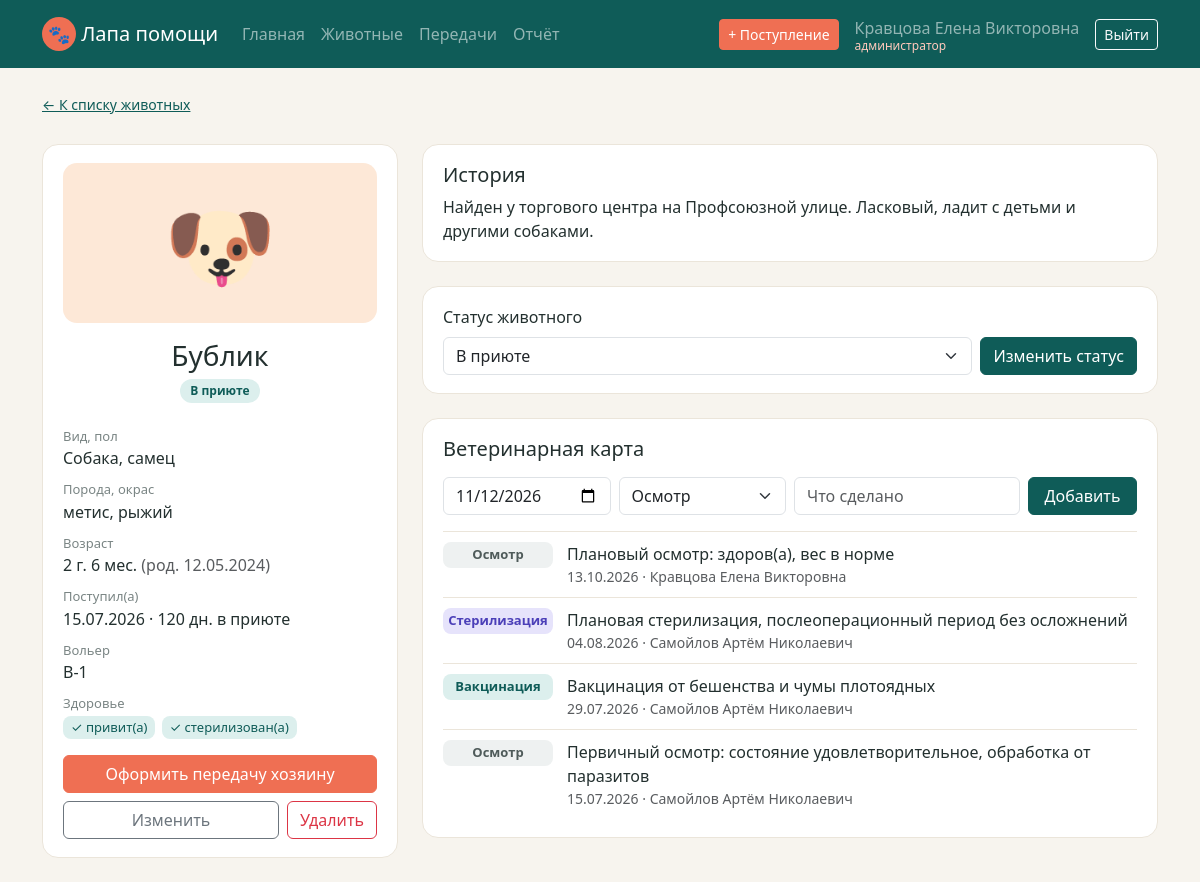
The page /site/animal_view.php?id=1 (signed in) on the database its author committed.
### tables this page shows
CREATE TABLE animals (
    id           INT AUTO_INCREMENT PRIMARY KEY,
    name         VARCHAR(50)  NOT NULL,
    species      ENUM('Собака', 'Кошка', 'Другое') NOT NULL,
    breed        VARCHAR(100) NOT NULL,
    sex          ENUM('Самец', 'Самка') NOT NULL,
    birth_date   DATE NOT NULL,
    color        VARCHAR(50)  NOT NULL,
    arrival_date DATE NOT NULL,
    cage         VARCHAR(10)  NOT NULL,
    status       ENUM('На карантине', 'В приюте', 'На лечении', 'Пристроен') NOT NULL DEFAULT 'На карантине',
    sterilized   TINYINT(1)   NOT NULL DEFAULT 0,
    description  TEXT
);

CREATE TABLE medical_records (
    id          INT AUTO_INCREMENT PRIMARY KEY,
    animal_id   INT NOT NULL,
    record_date DATE NOT NULL,
    type        ENUM('Осмотр', 'Вакцинация', 'Лечение', 'Стерилизация') NOT NULL,
    description VARCHAR(255) NOT NULL,
    vet_id      INT NOT NULL,
    FOREIGN KEY (animal_id) REFERENCES animals (id) ON DELETE CASCADE,
    FOREIGN KEY (vet_id) REFERENCES users (id)
);

CREATE TABLE users (
    id            INT AUTO_INCREMENT PRIMARY KEY,
    login         VARCHAR(50)  NOT NULL UNIQUE,
    password_hash VARCHAR(255) NOT NULL,
    fio           VARCHAR(100) NOT NULL,
    role          ENUM('admin', 'vet', 'volunteer') NOT NULL
);

### site/db.php (called while the page is built, shortened)
<?php
$species = ['Собака', 'Кошка', 'Другое'];
$statuses = [
    'В приюте'     => 'st-home',
    'На карантине' => 'st-quar',
    'На лечении'   => 'st-treat',
    'Пристроен'    => 'st-adopted',
];
$recordTypes = ['Осмотр', 'Вакцинация', 'Лечение', 'Стерилизация'];
function petIcon($kind)
{
    return ['Собака' => '🐶', 'Кошка' => '🐱'][$kind] ?? '🐾';
}
function age($birth)
{
    $diff = (new DateTime($birth))->diff(new DateTime('today'));
    return $diff->y . ' г.' . ($diff->m ? ' ' . $diff->m . ' мес.' : '');
}
function d($date)
{
    return $date ? date('d.m.Y', strtotime($date)) : '—';
}

### site/auth.php (called while the page is built, shortened)
<?php
function isAdmin()
{
    return $_SESSION['role'] === 'admin';
}
function canTreat()
{
    return in_array($_SESSION['role'], ['admin', 'vet']);
}

### site/animal_view.php (the view, shortened to what this page needs)
<?php
require 'auth.php';
require 'db.php';
$id = (int)($_GET['id'] ?? 0);
$stmt = $pdo->prepare('SELECT * FROM animals WHERE id = ?');
$stmt->execute([$id]);
$a = $stmt->fetch();
$record = ['record_date' => date('Y-m-d'), 'type' => 'Осмотр', 'description' => ''];
$stmt = $pdo->prepare('SELECT m.*, u.fio AS vet FROM medical_records m JOIN users u ON u.id = m.vet_id
                       WHERE m.animal_id = ? ORDER BY m.record_date DESC, m.id DESC');
$stmt->execute([$id]);
$records = $stmt->fetchAll();
$stmt = $pdo->prepare('SELECT ad.*, o.fio, o.phone, o.address, u.fio AS manager
                       FROM adoptions ad JOIN adopters o ON o.id = ad.adopter_id JOIN users u ON u.id = ad.user_id
                       WHERE ad.animal_id = ?');
$stmt->execute([$id]);
$adoption = $stmt->fetch();
$vaccinated = in_array('Вакцинация', array_column($records, 'type'));
$days = (new DateTime($a['arrival_date']))->diff(new DateTime($adoption['adoption_date'] ?? 'today'))->days;
require 'header.php';
?>
<a class="small" href="animals.php">← К списку животных</a>
<div class="row g-4 mt-1">
    <div class="col-lg-4">
        <div class="panel text-center">
            <div class="pet-photo big pet-<?= array_search($a['species'], $species) ?>"><?= petIcon($a['species']) ?></div>
            <h3 class="mt-3 mb-1"><?= htmlspecialchars($a['name']) ?></h3>
            <span class="badge-st <?= $statuses[$a['status']] ?>"><?= $a['status'] ?></span>
            <dl class="pet-info text-start mt-4">
                <dt>Вид, пол</dt><dd><?= $a['species'] ?>, <?= mb_strtolower($a['sex']) ?></dd>
                <dt>Порода, окрас</dt><dd><?= htmlspecialchars($a['breed']) ?>, <?= htmlspecialchars($a['color']) ?></dd>
                <dt>Возраст</dt><dd><?= age($a['birth_date']) ?> <span class="text-muted">(род. <?= d($a['birth_date']) ?>)</span></dd>
                <dt>Поступил(а)</dt><dd><?= d($a['arrival_date']) ?> · <?= $days ?> дн. в приюте</dd>
                <?php if ($a['status'] !== 'Пристроен'): ?><dt>Вольер</dt><dd><?= htmlspecialchars($a['cage']) ?></dd><?php endif; ?>
                <dt>Здоровье</dt>
                <dd>
                    <span class="tag <?= $vaccinated ? 'tag-yes' : 'tag-no' ?>"><?= $vaccinated ? '✓ привит(а)' : '✗ не привит(а)' ?></span>
                    <span class="tag <?= $a['sterilized'] ? 'tag-yes' : 'tag-no' ?>"><?= $a['sterilized'] ? '✓ стерилизован(а)' : '✗ не стерилизован(а)' ?></span>
                </dd>
            </dl>
            <?php if (isAdmin() && $a['status'] === 'В приюте'): ?>
                <a class="btn btn-accent w-100 mb-2" href="adoption_add.php?animal=<?= $id ?>">Оформить передачу хозяину</a>
            <?php endif; ?>
            <?php if (isAdmin() && $a['status'] !== 'Пристроен'): ?>
                <div class="d-flex gap-2">
                    <a class="btn btn-outline-secondary flex-grow-1" href="animal_edit.php?id=<?= $id ?>">Изменить</a>
                    <form method="post" action="animal_delete.php" onsubmit="return confirm('Удалить карточку и ветеринарную карту?')">
                        <button class="btn btn-outline-danger">Удалить</button>
                    </form>
                </div>
            <?php endif; ?>
        </div>
    </div>
    <div class="col-lg-8">
        <?php if ($a['description']): ?>
            <div class="panel mb-4"><h5>История</h5><p class="mb-0"><?= nl2br(htmlspecialchars($a['description'])) ?></p></div>
        <?php endif; ?>
        <?php if (canTreat() && $a['status'] !== 'Пристроен'): ?>
            <form class="panel mb-4 d-flex gap-2 align-items-end" method="post">
                <div class="flex-grow-1">
                    <label class="form-label" for="status">Статус животного</label>
                    <select class="form-select" id="status" name="status">
                        <?php foreach (['В приюте', 'На карантине', 'На лечении'] as $s): ?>
                            <option <?= $s === $a['status'] ? 'selected' : '' ?>><?= $s ?></option>
                        <?php endforeach; ?>
                    </select>
                </div>
                <button class="btn btn-teal" name="set_status">Изменить статус</button>
            </form>
        <?php endif; ?>
        <div class="panel">
            <h5 class="mb-3">Ветеринарная карта</h5>
            <?php if (canTreat() && $a['status'] !== 'Пристроен'): ?>
                <form class="row g-2 mb-3 record-form" method="post">
                    <div class="col-md-3">
                        <input class="form-control" type="date" name="record_date" value="<?= htmlspecialchars($record['record_date']) ?>" title="Дата">
                    </div>
                    <div class="col-md-3">
                        <select class="form-select" name="type" title="Вид записи">
                            <?php foreach ($recordTypes as $t): ?>
                                <option <?= $t === $record['type'] ? 'selected' : '' ?>><?= $t ?></option>
                            <?php endforeach; ?>
                        </select>
                    </div>
                    <div class="col-md-4">
                        <input class="form-control" name="description" placeholder="Что сделано" value="<?= htmlspecialchars($record['description']) ?>">
                    </div>
                    <div class="col-md-2"><button class="btn btn-teal w-100" name="add_record">Добавить</button></div>
                </form>
            <?php endif; ?>
            <?php foreach ($records as $r): ?>
                <div class="record">
                    <span class="record-type rt-<?= array_search($r['type'], $recordTypes) ?>"><?= $r['type'] ?></span>
                    <div class="flex-grow-1">
                        <?= htmlspecialchars($r['description']) ?>
                        <small class="d-block text-muted"><?= d($r['record_date']) ?> · <?= htmlspecialchars($r['vet']) ?></small>
                    </div>
                </div>
            <?php endforeach; ?>
        </div>
    </div>
</div>
<?php require 'footer.php'; ?>

### site/css/style.css (style rules this page uses)
:root { --teal: #0f5c58; --teal-dark: #0b4744; --coral: #ef6f53; --coral-dark: #d9583c; --bg: #f7f4ee; --line: #ebe5da; }
body { background: var(--bg); color: #23302f; }
a { color: var(--teal); }
.btn-accent { background: var(--coral); border-color: var(--coral); color: #fff; }
.btn-teal { background: var(--teal); border-color: var(--teal); color: #fff; }
.panel, .stat { background: #fff; border: 1px solid var(--line); border-radius: 16px; padding: 18px 20px; }
.pet-photo { height: 120px; display: flex; align-items: center; justify-content: center; font-size: 64px; }
.pet-photo.big { height: 160px; border-radius: 14px; font-size: 90px; }
.pet-0 { background: #fde8d7; }
.badge-st { display: inline-block; padding: 3px 10px; border-radius: 20px; font-size: 12px; font-weight: 600; white-space: nowrap; }
.st-home { background: #dcefed; color: #0f5c58; }
.pet-info dt { color: #7a8584; font-weight: 400; font-size: 13px; }
.pet-info dd { margin-bottom: 10px; }
.tag { display: inline-block; padding: 2px 8px; border-radius: 8px; font-size: 13px; margin: 2px 2px 0 0; }
.tag-yes { background: #dcefed; color: #0f5c58; }
.record { display: flex; gap: 14px; align-items: flex-start; padding: 10px 0; border-top: 1px solid var(--line); }
.record-type { width: 110px; flex-shrink: 0; text-align: center; padding: 3px 0; border-radius: 8px; font-size: 13px; font-weight: 600; }
.rt-0 { background: #eef1f1; color: #4f5b5a; }
.rt-1 { background: #dcefed; color: #0f5c58; }
.rt-3 { background: #e6e3fb; color: #4b3fb8; }

### rows shown on the page
animals: species "🐶", name "Бублик", status "В приюте", species "Собака", sex "самец", breed "метис", color "рыжий", birth_date "2 г. 6 мес.", birth_date "12.05.2024", arrival_date "15.07.2026", arrival_date "120", cage "В-1", description "Найден у торгового центра на Профсоюзной улице. Ласковый, ладит с детьми и другими собаками."
medical_records: type "Осмотр", description "Плановый осмотр: здоров(а), вес в норме", record_date "13.10.2026", vet.fio "Кравцова Елена Викторовна"
medical_records: type "Стерилизация", description "Плановая стерилизация, послеоперационный период без осложнений", record_date "04.08.2026", vet.fio "Самойлов Артём Николаевич"
medical_records: type "Вакцинация", description "Вакцинация от бешенства и чумы плотоядных", record_date "29.07.2026", vet.fio "Самойлов Артём Николаевич"
medical_records: type "Осмотр", description "Первичный осмотр: состояние удовлетворительное, обработка от паразитов", record_date "15.07.2026", vet.fio "Самойлов Артём Николаевич"

### other values the page prints
$name "Главная"
$name "Животные"
$name "Передачи"
$name "Отчёт"
$_SESSION['fio'] "Кравцова Елена Викторовна"
$roleNames[$_SESSION['role']] "администратор"
form field type "Осмотр"
